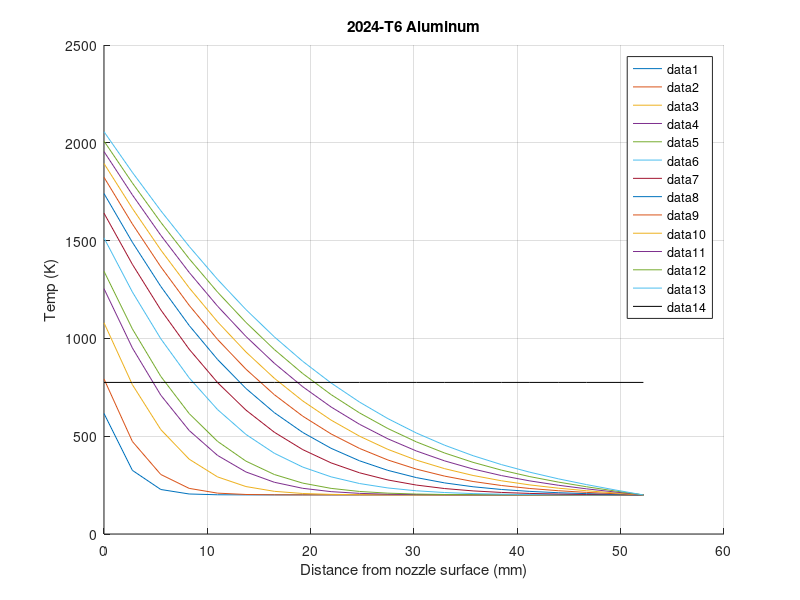

The MATLAB script that drew this image: (Note: this script raises an error after producing the figure.)
% LFE HT at nozzle
clc, clear, close all
% MATERIAL PROPERTIES - from fundamentals of heat transfer 7th

% !!! next time make a material properties matrix and save a lot of typing

% 304 SS
Tm_304 = 1670; % melting point K
rho_304 = 7900; % density kg/m^3
% at 1000K
k_304 = 25.4; % thermal conductivity W/(m*k)
cp_304 = 611; % specific heat capacity J/(kg*K)
a_304 = k_304/(rho_304*cp_304); % thermal diffusivity m^2/s

% Al 2024-T6 (closest thing to 6061)
Tm_2024 = 775; % melting point K
rho_2024 = 2770; % density kg/m^3
% at 600K
k_2024 = 186; % thermal conductivity W/(m*k)
cp_2024 = 1042; % specific heat capacity J/(kg*K)
a_2024 = k_2024/(rho_2024*cp_2024); % thermal diffusivity m^2/s

% OTHER CONSTANTS
hg = 10e3; % nozzle convective HT coefficient, from 2019 LFE team W/(m^2*K)
Tg = 3500; % gas temp at nozzle K
rt = 24e-3; % throat radius meters
ro = 76.2e-3; % outer radius meters
T0 = 200; % initial pre-chilled nozzle temp (conservative?) Kelvin

% DOING IT AS A STUPID 1-D WALL (NOT CYLINDRICAL!)
L = ro - rt; % wall thickness
n = 20; % 100 nodes
dx = L/(n-1);
dt = .005; % try different stuff for time step
t_end = 5; % end time in seconds

Fo_304 = a_304*dt/dx^2; % compute Fo and Bi for materials
Bi_304 = hg*dx/k_304;
Fo_2024 = a_2024*dt/dx^2;
Bi_2024 = hg*dx/k_2024;

% initialize spatial matrix to initial temp
Temp = zeros(1,n);
Temp(1:end) = T0;

% could add hg calculation into loop

% 2024-T6 Aluminum
for ii = 1:(t_end)/dt-1
    % gas-side surface node
    newTemp = zeros(1,n);
    newTemp(1) = 2*Fo_2024*(Temp(ii,2)+Bi_2024*Tg)+...
        (1-2*Fo_2024-2*Bi_2024*Fo_2024)*Temp(ii,1);
    % interior nodes
    for jj = 2:n-1
        newTemp(jj) = Fo_2024*(Temp(ii,jj+1)+Temp(ii,jj-1))+...
            (1-2*Fo_2024)*Temp(ii,jj);
    end
    % node n
    newTemp(n) = a_2024*dt/(2*dx)*(Temp(ii,n)-Temp(ii,n-1))+...
        Temp(ii,n);
    % append newTemp
    Temp = [Temp;newTemp];
end

times = [.1 .2 .5 .8 1 1.5 2 2.5 3 3.5 4 4.5 5];
time_ind = times/dt;
wall = linspace(0,L*1e3,n);
figure
hold on

for ii = 1:length(time_ind)
    plot(wall,Temp(time_ind(ii),:))
end
melt_2024 = zeros(1,n);
melt_2024(:) = Tm_2024;
plot(wall,melt_2024,'k')
legend
grid on
ylabel('Temp (K)'),xlabel('Distance from nozzle surface (mm)')
title('2024-T6 Aluminum')
str = string(times);
lgd = legend(str,'melting point');
title(lgd,'time (s)')

% initialize spatial matrix to initial temp
Temp = zeros(1,n);
Temp(1:end) = T0;
% 304 SS
for ii = 1:(t_end)/dt-1
    % gas-side surface node
    newTemp = zeros(1,n);
    newTemp(1) = 2*Fo_304*(Temp(ii,2)+Bi_304*Tg)+...
        (1-2*Fo_304-2*Bi_304*Fo_304)*Temp(ii,1);
    % interior nodes
    for jj = 2:n-1
        newTemp(jj) = Fo_304*(Temp(ii,jj+1)+Temp(ii,jj-1))+...
            (1-2*Fo_304)*Temp(ii,jj);
    end
    % node n
    newTemp(n) = a_304*dt/(2*dx)*(Temp(ii,n)-Temp(ii,n-1))+...
        Temp(ii,n);
    % append newTemp
    Temp = [Temp;newTemp];
end

times = [.1 .2 .5 .8 1 1.5 2 2.5 3 3.5 4 4.5 5];
time_ind = times/dt;
wall = linspace(0,L*1e3,n);
figure
hold on

for ii = 1:length(time_ind)
    plot(wall,Temp(time_ind(ii),:))
end
melt_304 = zeros(1,n);
melt_304(:) = Tm_304;
plot(wall,melt_304,'k')
legend
grid on
ylabel('Temp (K)'),xlabel('Distance from nozzle surface (mm)')
title('304 Stainless Steel')
str = string(times);
lgd = legend(str,'melting point');
title(lgd,'time (s)')

